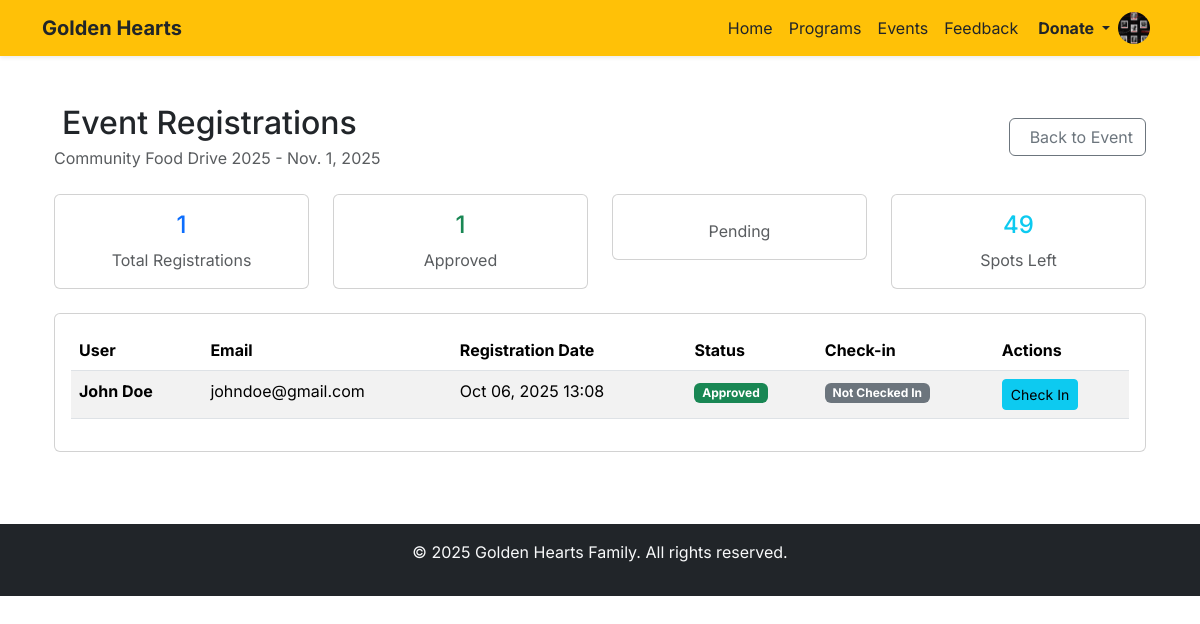
Screenshot of /events/event/1/registrations/ (signed in) with the database file from the repository.
### events/models.py (models this page shows, shortened)
class Event(models.Model):
    title = models.CharField(max_length=200)
    description = models.TextField()
    date = models.DateField()
    time = models.TimeField()
    location = models.CharField(max_length=200)
    capacity = models.PositiveIntegerField(default=0)
    created_at = models.DateTimeField(auto_now_add=True)
    updated_at = models.DateTimeField(auto_now=True)
    created_by = models.ForeignKey(
        settings.AUTH_USER_MODEL,
        on_delete=models.SET_NULL,
        null=True,
        related_name='created_events'
    )
    class Meta:
        ordering = ['-date', '-time']
    @property
    def is_past(self):
        return self.date < timezone.now().date()
    @property
    def approved_registrations_count(self):
        return self.registrations.filter(approved=True).count()
    @property
    def available_spots(self):
        return max(0, self.capacity - self.approved_registrations_count)

class Registration(models.Model):
    event = models.ForeignKey(
        Event,
        on_delete=models.CASCADE,
        related_name='registrations'
    )
    user = models.ForeignKey(
        settings.AUTH_USER_MODEL,
        on_delete=models.CASCADE,
        related_name='event_registrations'
    )
    approved = models.BooleanField(default=False)
    is_checked_in = models.BooleanField(default=False)
    registration_date = models.DateTimeField(auto_now_add=True)
    notes = models.TextField(blank=True, null=True)
    class Meta:
        unique_together = ['event', 'user']
        ordering = ['-registration_date']

### accounts/models.py (models this page shows, shortened)
class User(AbstractUser):
    username = None
    email = models.EmailField(unique=True)
    profile_picture = models.ImageField(
        upload_to='profile_pics/',
        null=True,
        blank=True,
    )
    ROLE_CHOICES = (
        ('admin', 'Admin'),
        ('patron', 'Patron'),
    )
    role = models.CharField(max_length=20, choices=ROLE_CHOICES, default='patron')
    USERNAME_FIELD = 'email'
    REQUIRED_FIELDS = []
    objects = CustomUserManager()
    def get_profile_picture_url(self):
        if self.profile_picture and hasattr(self.profile_picture, 'url'):
            try:
                if os.path.exists(self.profile_picture.path):
                    return self.profile_picture.url
            except (ValueError, FileNotFoundError):
                pass
        return None

### events/views.py (the view)
# urls.py: path('event/<int:event_id>/registrations/', views.manage_registrations, name='manage_registrations'),
@user_passes_test(is_admin)
def manage_registrations(request, event_id):
    event = get_object_or_404(Event, id=event_id)
    registrations = event.registrations.select_related('user')
    return render(request, 'events/event_registrations.html', {
        'event': event,
        'registrations': registrations
    })

### events/views.py (called while the page is built)
def is_admin(user):
    return user.is_authenticated and user.role == 'admin'

### events/templates/events/event_registrations.html (shortened to what this page needs)
{% extends 'base.html' %}
{% load static %}
{% block content %}
<div class="container py-4">
    <div class="d-flex justify-content-between align-items-center mb-4">
        <div>
            <h1 class="h2 mb-1">
                Event Registrations
            </h1>
            <p class="text-muted mb-0">{{ event.title }} - {{ event.date }}</p>
        </div>
        <a href="{% url 'events:event_detail' event.id %}" class="btn btn-outline-secondary">
             Back to Event
        </a>
    </div>
    <div class="row mb-4">
        <div class="col-md-3">
            <div class="card text-center">
                <div class="card-body">
                    <h3 class="h4 text-primary">{{ registrations.count }}</h3>
                    <p class="text-muted mb-0">Total Registrations</p>
                </div>
            </div>
        </div>
        <div class="col-md-3">
            <div class="card text-center">
                <div class="card-body">
                    <h3 class="h4 text-success">{{ event.approved_registrations_count }}</h3>
                    <p class="text-muted mb-0">Approved</p>
                </div>
            </div>
        </div>
        <div class="col-md-3">
            <div class="card text-center">
                <div class="card-body">
                    <p class="text-muted mb-0">Pending</p>
                </div>
            </div>
        </div>
        <div class="col-md-3">
            <div class="card text-center">
                <div class="card-body">
                    <h3 class="h4 text-info">{{ event.available_spots }}</h3>
                    <p class="text-muted mb-0">Spots Left</p>
                </div>
            </div>
        </div>
    </div>
    <div class="card">
        <div class="card-body">
            {% if registrations %}
            <div class="table-responsive">
                <table class="table table-striped table-hover">
                    <thead>
                        <tr>
                            <th>User</th>
                            <th>Email</th>
                            <th>Registration Date</th>
                            <th>Status</th>
                            <th>Check-in</th>
                            <th>Actions</th>
                        </tr>
                    </thead>
                    <tbody>
                        {% for reg in registrations %}
                        <tr>
                            <td>
                                <strong>{{ reg.user.get_full_name|default:reg.user.email }}</strong>
                            </td>
                            <td>{{ reg.user.email }}</td>
                            <td>{{ reg.registration_date|date:"M d, Y H:i" }}</td>
                            <td>
                                {% if reg.approved %}
                                    <span class="badge bg-success">Approved</span>
                                {% else %}
                                    <span class="badge bg-warning text-dark">Pending</span>
                                {% endif %}
                            </td>
                            <td>
                                {% if reg.is_checked_in %}
                                    <span class="badge bg-info">Checked In</span>
                                {% elif reg.approved and not event.is_past %}
                                    <span class="badge bg-secondary">Not Checked In</span>
                                {% else %}
                                    <span class="badge bg-light text-muted">N/A</span>
                                {% endif %}
                            </td>
                            <td>
                                <div class="btn-group btn-group-sm">
                                    {% if not reg.approved %}
                                        <form method="post" action="{% url 'events:approve_registration' reg.id %}" class="d-inline">
                                            {% csrf_token %}
                                            <button type="submit" class="btn btn-success btn-sm">
                                                <i class="fas fa-check"></i> Approve
                                            </button>
                                        </form>
                                        <form method="post" action="{% url 'events:reject_registration' reg.id %}" class="d-inline">
                                            {% csrf_token %}
                                            <button type="submit" class="btn btn-danger btn-sm"
                                                    onclick="return confirm('Are you sure you want to reject this registration?')">
                                                <i class="fas fa-times"></i> Reject
                                            </button>
                                        </form>
                                    {% elif not reg.is_checked_in and reg.approved and not event.is_past %}
                                        <form method="post" action="{% url 'events:check_in_registration' reg.id %}" class="d-inline">
                                            <button type="submit" class="btn btn-info btn-sm">
                                                 Check In
                                            </button>
                                        </form>
                                    {% else %}
                                        <span class="text-muted">No actions</span>
                                    {% endif %}
                                </div>
                            </td>
                        </tr>
                        {% endfor %}
                    </tbody>
                </table>
            </div>
            {% else %}
            <div class="text-center py-5">
                <i class="fas fa-user-slash fa-3x text-muted mb-3"></i>
                <h4>No Registrations Yet</h4>
                <p class="text-muted">No one has registered for this event yet.</p>
            </div>
            {% endif %}
        </div>
    </div>
</div>
{% endblock %}

### templates/base.html (style rules this page uses)
body { font-family: 'Inter', sans-serif; }

### rows the page displays
Event: title "Community Food Drive 2025", date "Nov. 1, 2025", approved_registrations_count "1", available_spots "49"
Registration: user.get_full_name "John Doe", user.email "johndoe@gmail.com", registration_date "Oct 06, 2025 13:08", approved "Approved", is_checked_in "Not Checked In"

### other values shown
{{ registrations.count }} "1"
